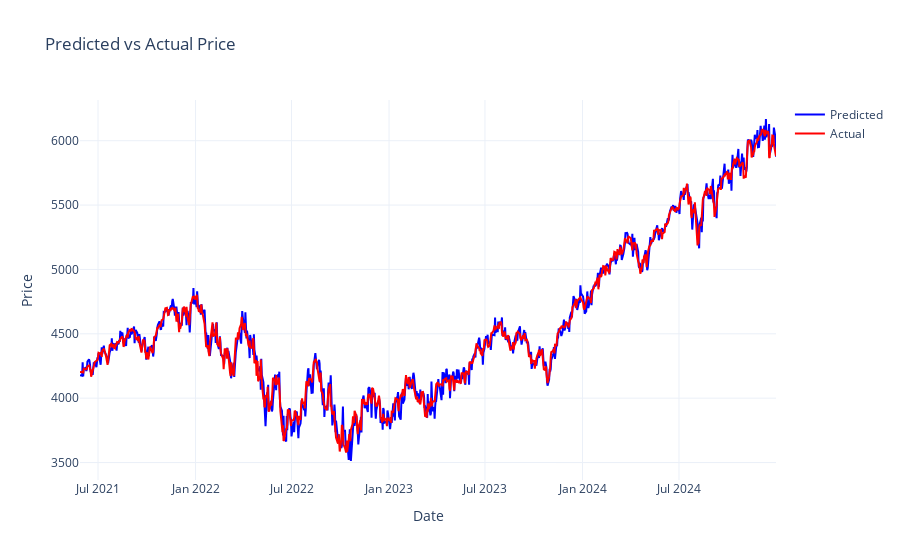

This figure's notebook cell:
### Code cell
fig = go.Figure()
fig.add_trace(go.Scatter(
    x=merged_df.index,
    y=merged_df["predicted"],
    mode='lines',
    name='Predicted',
    line=dict(color='blue')
))
fig.add_trace(go.Scatter(
    x=merged_df.index,
    y=merged_df["price"],
    mode='lines',
    name='Actual',
    line=dict(color='red')
))
fig.update_layout(
    title=f"Predicted vs Actual Price",
    xaxis_title="Date",
    yaxis_title="Price",
    template="plotly_white"
)

### Figure 1 — Plotly figure (JSON) as saved in the notebook; plotly's stock layout.template omitted (floating-point values rounded to 4 significant figures; data arrays with more than 128 entries replaced by an {"elided": "..."} marker saying what was removed)
{"data": [{"line": {"color": "blue"}, "mode": "lines", "name": "Predicted", "type": "scatter", "x": {"elided": "904 str values"}, "y": {"elided": "904 float values"}}, {"line": {"color": "red"}, "mode": "lines", "name": "Actual", "type": "scatter", "x": {"elided": "904 str values"}, "y": {"elided": "904 float values"}}], "layout": {"title": {"text": "Predicted vs Actual Price"}, "xaxis": {"title": {"text": "Date"}}, "yaxis": {"title": {"text": "Price"}}}}
